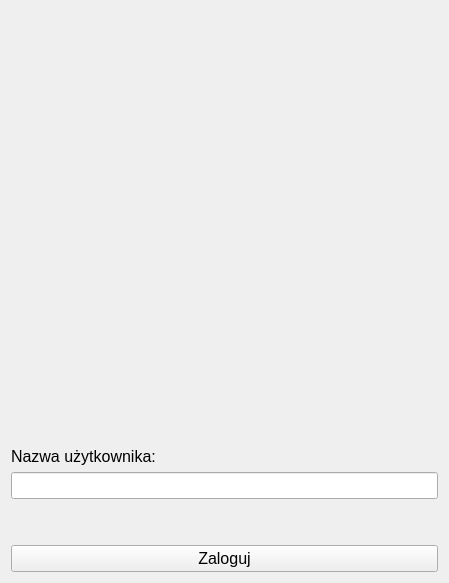
<?xml version="1.0" encoding="UTF-8"?>
<ui version="4.0">
 <class>LoginWidget</class>
 <widget class="QWidget" name="LoginWidget">
  <property name="geometry">
   <rect>
    <x>0</x>
    <y>0</y>
    <width>449</width>
    <height>583</height>
   </rect>
  </property>
  <property name="windowTitle">
   <string>Form</string>
  </property>
  <layout class="QVBoxLayout" name="verticalLayout_2">
   <item>
    <layout class="QGridLayout" name="gridLayout" rowstretch="0,0,0,0,0,0">
     <item row="1" column="0">
      <spacer name="verticalSpacer_2">
       <property name="orientation">
        <enum>Qt::Vertical</enum>
       </property>
       <property name="sizeHint" stdset="0">
        <size>
         <width>20</width>
         <height>40</height>
        </size>
       </property>
      </spacer>
     </item>
     <item row="3" column="0">
      <widget class="QLineEdit" name="userName">
       <property name="font">
        <font>
         <pointsize>12</pointsize>
        </font>
       </property>
      </widget>
     </item>
     <item row="0" column="0">
      <widget class="SvgWidget" name="logo" native="true">
       <property name="sizePolicy">
        <sizepolicy hsizetype="Fixed" vsizetype="Fixed">
         <horstretch>0</horstretch>
         <verstretch>0</verstretch>
        </sizepolicy>
       </property>
       <property name="minimumSize">
        <size>
         <width>256</width>
         <height>256</height>
        </size>
       </property>
      </widget>
     </item>
     <item row="5" column="0">
      <widget class="QPushButton" name="loginBtn">
       <property name="sizePolicy">
        <sizepolicy hsizetype="Preferred" vsizetype="Fixed">
         <horstretch>0</horstretch>
         <verstretch>0</verstretch>
        </sizepolicy>
       </property>
       <property name="maximumSize">
        <size>
         <width>16777215</width>
         <height>16777215</height>
        </size>
       </property>
       <property name="font">
        <font>
         <pointsize>12</pointsize>
        </font>
       </property>
       <property name="text">
        <string>Zaloguj</string>
       </property>
      </widget>
     </item>
     <item row="2" column="0">
      <widget class="QLabel" name="label_2">
       <property name="font">
        <font>
         <pointsize>12</pointsize>
        </font>
       </property>
       <property name="text">
        <string>Nazwa użytkownika:</string>
       </property>
      </widget>
     </item>
     <item row="4" column="0">
      <spacer name="verticalSpacer">
       <property name="orientation">
        <enum>Qt::Vertical</enum>
       </property>
       <property name="sizeType">
        <enum>QSizePolicy::Fixed</enum>
       </property>
       <property name="sizeHint" stdset="0">
        <size>
         <width>20</width>
         <height>40</height>
        </size>
       </property>
      </spacer>
     </item>
    </layout>
   </item>
  </layout>
 </widget>
 <customwidgets>
  <customwidget>
   <class>SvgWidget</class>
   <extends>QWidget</extends>
   <header>SvgWidget.h</header>
   <container>1</container>
  </customwidget>
 </customwidgets>
 <resources/>
 <connections/>
</ui>
